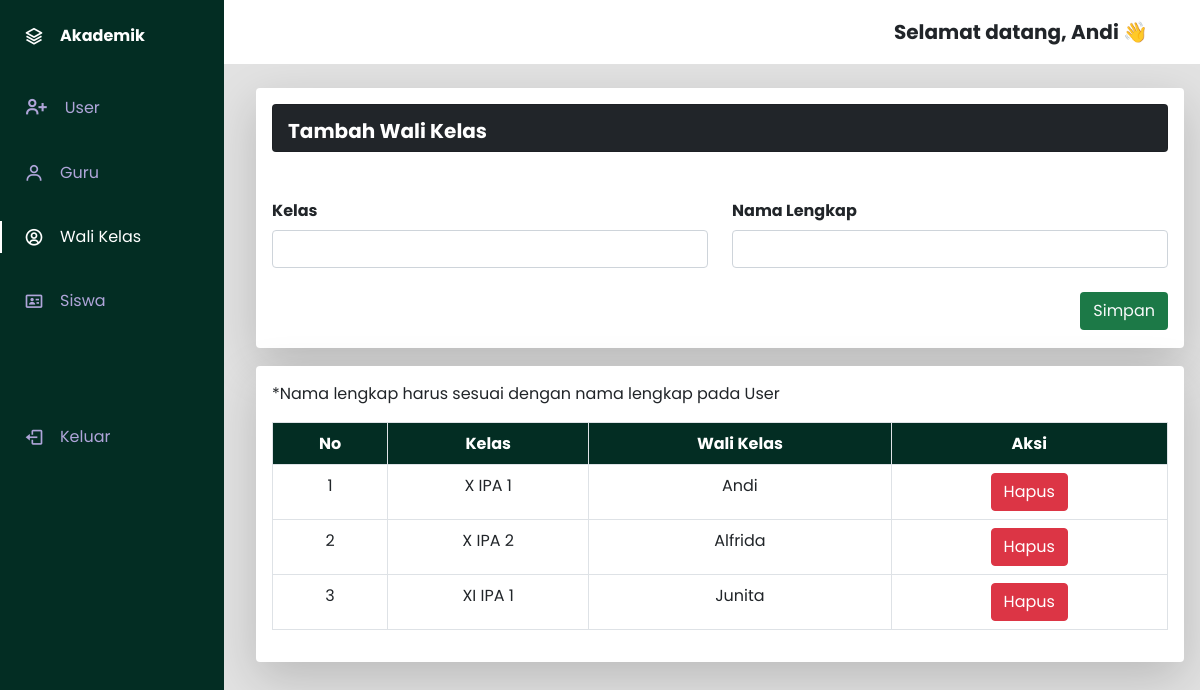
Page /admin/tambah_wali.php (signed in) on the committed database.
### tables this page shows
CREATE TABLE `tabel_kelas` (
  `id_kelas` int(10) NOT NULL,
  `kelas` varchar(10) NOT NULL,
  `wali_kelas` varchar(30) NOT NULL
);

### admin/tambah_wali.php (the view, shortened to what this page needs)
<?php
require('../database/koneksi.php');
?>
<html>
<head>
    <link href='https://cdn.jsdelivr.net/npm/boxicons@2.0.5/css/boxicons.min.css' rel='stylesheet'>
    <link href="https://cdn.jsdelivr.net/npm/bootstrap@5.0.0-beta2/dist/css/bootstrap.min.css" rel="stylesheet">
    <link type="text/css" rel="stylesheet" href="../css/dashboard.css"?<?php echo time(); ?>>
</head>
<body id="body-pd" class="body-pd">
    <header class="header body-pd" id="header">
        <div class="header__user" style="margin-top:0px">
            <a> Selamat datang, <?php echo $_SESSION['nama']; ?> &#128075;</a>
        </div>
    </header>
    <div class="l-navbar show" id="nav-bar">
        <nav class="nav">
            <div>
                <a href="#" class="nav__logo">
                    <i class='bx bx-layer nav__logo-icon'></i>
                    <span class="nav__logo-name">Akademik</span>
                </a>
                <div class="nav__list">
                    <a href="../admin/halaman_admin.php" class="nav__link ">
                        <i class='bx bx-user-plus bx-sm nav__icon'></i>
                        <span class="nav__name">User</span>
                    </a>
                    <a href="../admin/tambah_guru.php" class="nav__link">
                        <i class='bx bx-user nav__icon'></i>
                        <span class="nav__name">Guru</span>
                    </a>
                    <a href="../admin/tambah_wali.php" class="nav__link active">
                       <i class='bx bx-user-circle nav__icon' ></i>
                        <span class="nav__name">Wali Kelas</span>
                    </a>
                     <a href="../admin/tambah_siswa.php" class="nav__link">
                        <i class='bx bx-id-card nav__icon'></i>
                        <span class="nav__name">Siswa</span>
                    </a>
                </div>
                <br><br><br>
                <a href="../logout.php" class="nav__link">
                <i class='bx bx-log-out nav__icon'></i>
                <span class="nav__name">Keluar<span>
            </a>
            </div>
        </nav>
    </div>
      <br>
     <div class="content-box mb-3 content-lighten shadow-lg p-3 mb-5 bg-white rounded">
       <div class="card text-white bg-dark mb-3"> &ensp;
        <h5 style="padding-left: 15px; margin-top: -10px;"><b>Tambah Wali Kelas</b></h4>
        </div>
        <br>
         <form method="POST">
              <div class="row">
                <div class="col">
                  <label for = "kelas" class = "col-sm col-form-label"><b>Kelas</b></label>
                  <input type="text" name="kelas" class="form-control"  required>
                </div>
                <div class="col">
                  <label for = "wali_kelas" class = "col-sm col-form-label"><b>Nama Lengkap</b></label>
                  <input type="text" name="wali_kelas" class="form-control" required>
                </div>
               </div>
               <br>
                <button type="submit" name="simpan" class="btn text-light" style="float:right; background-color: #1C7947;">Simpan</button>
                <br>
        </form>
        </div>
           <div class="content-box mb-3 content-lighten shadow-lg p-3 mb-5 bg-white rounded" style="margin-top:-30px">
            <p>*Nama lengkap harus sesuai dengan nama lengkap pada User</p>
        <table class="table table-bordered table-hover">
        <thread>
        <tr>
        <th style="text-align: center;">No</th>
        <th>Kelas</th>
        <th>Wali Kelas</th>
        <th colspan='1' style="text-align:center;"> Aksi</th>
        </tr>
        </thread>
            <?php
            $sql   = "SELECT * FROM tabel_kelas";
            $hasil = mysqli_query($con, $sql) or trigger_error("Query Failed! SQL: $sql - Error: ".mysqli_error($con), E_USER_ERROR);
            $no    = 0;
                while ($data = mysqli_fetch_array($hasil)) {
                $no++;
                ?>
                <tbody>
                <tr>
                <td style="text-align:center;"><?php echo $no ?></td>
                <td><?php echo $data["kelas"]; ?></td>
                <td><?php echo $data["wali_kelas"]; ?></td>
                  <td style="text-align: center;">
                    <a href = "./hapus_wali.php? id_kelas=<?php echo htmlspecialchars($data['id_kelas']); ?>" class="btn btn-danger" role="button">Hapus</a>
                    </td>
                    </tr>
                    </tbody>
                    <?php
                }
                ?>
            </table>
    </div>
</body>
</html>

### css/dashboard.css (style rules this page uses)
:root { --header-height: 3rem; --nav-width: 68px; --first-color: #4723D9; --first-color-light: #AFA5D9; --white-color: #ffffff; --normal-font-size: 1rem; --z-fixed: 100; }
body { position: relative; margin: var(--header-height) 0 0 0; padding: 0 1rem; font-size: var(--normal-font-size); transition: .5s; background-color: #e2e2e2; font-family: 'Poppins', sans-serif; }
a { text-decoration: none; }
.header { width: 100%; height: var(--header-height); position: fixed; top: 0; left: 0; display: flex; align-items: center; justify-content: space-between; padding: 0 1rem; background-color: #ffffff; z-index: var(--z-fixed); transition: .5s; }
.header__user { display: flex; justify-content: center; font-weight: bolder; font-size: 20px; margin-right: 20px; margin-top : 15px; }
.l-navbar { position: fixed; top: 0; left: -30%; width: var(--nav-width); height: 500vh; background-color: #032D23; padding: .5rem 1rem 0 0; transition: .5s; z-index: var(--z-fixed); }
.nav { height: 100%; display: flex; flex-direction: column; justify-content: space-between; overflow: hidden; }
.nav__logo, .nav__link { display: grid; grid-template-columns: max-content max-content; align-items: center; column-gap: 1rem; padding: .5rem 0 .5rem 1.5rem; }
.nav__logo { margin-bottom: 2rem; }
.nav__logo-icon { font-size: 1.25rem; color: var(--white-color); }
.nav__logo-name { color: var(--white-color); font-weight: 700; }
.nav__link { position: relative; color: var(--first-color-light); margin-bottom: 1.5rem; transition: .3s; }
.nav__icon { font-size: 1.25rem; }
.show { width: calc(var(--nav-width) + 156px); }
.active { color: var(--white-color); }
.active::before { content: ''; position: absolute; left: 0; width: 2px; height: 32px; background-color: var(--white-color); }
@media screen and (min-width: 768px) { body { margin: calc(var(--header-height) + 1rem) 0 0 0; padding-left: calc(var(--nav-width) + 2rem); } }
@media screen and (min-width: 768px) { .header { height: calc(var(--header-height) + 1rem); padding: 0 2rem 0 calc(var(--nav-width) + 2rem); } }
@media screen and (min-width: 768px) { .l-navbar { left: 0; padding: 1rem 1rem 0 0; } }
@media screen and (min-width: 768px) { .show { width: calc(var(--nav-width) + 156px); } }
@media screen and (min-width: 768px) { .body-pd { padding-left: calc(var(--nav-width) + 188px); } }
.table th { text-align: center; background-color: #032D23; color: white; }
.table td { text-align: center; }

### rows in the picture
tabel_kelas: kelas "X IPA 1", wali_kelas "Andi"
tabel_kelas: kelas "X IPA 2", wali_kelas "Alfrida"
tabel_kelas: kelas "XI IPA 1", wali_kelas "Junita"

### other values in the picture
$_SESSION['nama'] "Andi"
